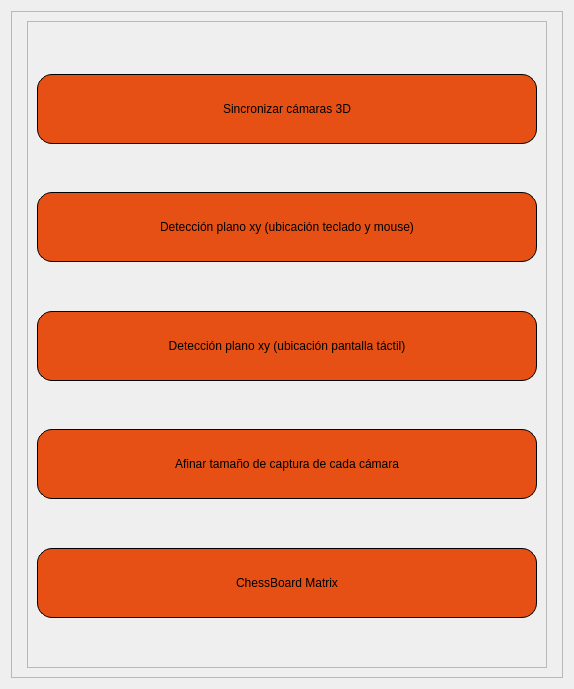
            <widget class="QWidget" name="page5">
             <layout class="QVBoxLayout" name="verticalLayout_8">
              <item>
               <widget class="QFrame" name="frame_7">
                <property name="frameShape">
                 <enum>QFrame::StyledPanel</enum>
                </property>
                <property name="frameShadow">
                 <enum>QFrame::Raised</enum>
                </property>
                <layout class="QHBoxLayout" name="horizontalLayout_6">
                 <item>
                  <widget class="QFrame" name="frame_10">
                   <property name="frameShape">
                    <enum>QFrame::StyledPanel</enum>
                   </property>
                   <property name="frameShadow">
                    <enum>QFrame::Raised</enum>
                   </property>
                  </widget>
                 </item>
                 <item>
                  <widget class="QFrame" name="frame_8">
                   <property name="frameShape">
                    <enum>QFrame::StyledPanel</enum>
                   </property>
                   <property name="frameShadow">
                    <enum>QFrame::Raised</enum>
                   </property>
                   <layout class="QVBoxLayout" name="verticalLayout">
                    <item>
                     <spacer name="verticalSpacer_2">
                      <property name="orientation">
                       <enum>Qt::Vertical</enum>
                      </property>
                      <property name="sizeHint" stdset="0">
                       <size>
                        <width>20</width>
                        <height>43</height>
                       </size>
                      </property>
                     </spacer>
                    </item>
                    <item>
                     <widget class="QPushButton" name="page5_bt1">
                      <property name="minimumSize">
                       <size>
                        <width>500</width>
                        <height>70</height>
                       </size>
                      </property>
                      <property name="maximumSize">
                       <size>
                        <width>500</width>
                        <height>70</height>
                       </size>
                      </property>
                      <property name="styleSheet">
                       <string notr="true">QPushButton{
border:1px solid black;
background-color: rgb(230, 80, 20);
font: 87 12pt &quot;Arial Black&quot;;
border-radius:0px;
border-top-left-radius: 15px;
border-top-right-radius: 15px;
border-bottom-left-radius: 15px;
border-bottom-right-radius: 15px;
}

QPushButton:hover{
border:5px solid black;
background-color:rgb(255, 170, 127);
font: 87 12pt &quot;Arial Black&quot;;
border-top-left-radius: 15px;
border-top-right-radius: 15px;
border-bottom-left-radius: 15px;
border-bottom-right-radius: 15px;
}
</string>
                      </property>
                      <property name="text">
                       <string>Sincronizar cámaras 3D</string>
                      </property>
                      <property name="icon">
                       <iconset>
                        <normaloff>C:/Users/David/.designer/backup/sincro_3d.png</normaloff>C:/Users/David/.designer/backup/sincro_3d.png</iconset>
                      </property>
                      <property name="iconSize">
                       <size>
                        <width>50</width>
                        <height>50</height>
                       </size>
                      </property>
                     </widget>
                    </item>
                    <item>
                     <spacer name="verticalSpacer_6">
                      <property name="orientation">
                       <enum>Qt::Vertical</enum>
                      </property>
                      <property name="sizeHint" stdset="0">
                       <size>
                        <width>20</width>
                        <height>42</height>
                       </size>
                      </property>
                     </spacer>
                    </item>
                    <item>
                     <widget class="QPushButton" name="page5_bt2">
                      <property name="minimumSize">
                       <size>
                        <width>500</width>
                        <height>70</height>
                       </size>
                      </property>
                      <property name="maximumSize">
                       <size>
                        <width>500</width>
                        <height>70</height>
                       </size>
                      </property>
                      <property name="styleSheet">
                       <string notr="true">QPushButton{
border:1px solid black;
background-color: rgb(230, 80, 20);
font: 87 12pt &quot;Arial Black&quot;;
border-radius:0px;
border-top-left-radius: 15px;
border-top-right-radius: 15px;
border-bottom-left-radius: 15px;
border-bottom-right-radius: 15px;
}

QPushButton:hover{
border:5px solid black;
background-color:rgb(255, 170, 127);
font: 87 12pt &quot;Arial Black&quot;;
border-top-left-radius: 15px;
border-top-right-radius: 15px;
border-bottom-left-radius: 15px;
border-bottom-right-radius: 15px;
}
</string>
                      </property>
                      <property name="text">
                       <string>Detección plano xy (ubicación teclado y mouse)</string>
                      </property>
                      <property name="icon">
                       <iconset>
                        <normaloff>C:/Users/David/.designer/backup/coordinate-system.png</normaloff>C:/Users/David/.designer/backup/coordinate-system.png</iconset>
                      </property>
                      <property name="iconSize">
                       <size>
                        <width>50</width>
                        <height>50</height>
                       </size>
                      </property>
                     </widget>
                    </item>
                    <item>
                     <spacer name="verticalSpacer_5">
                      <property name="orientation">
                       <enum>Qt::Vertical</enum>
                      </property>
                      <property name="sizeHint" stdset="0">
                       <size>
                        <width>20</width>
                        <height>43</height>
                       </size>
                      </property>
                     </spacer>
                    </item>
                    <item>
                     <widget class="QPushButton" name="page5_bt3">
                      <property name="minimumSize">
                       <size>
                        <width>500</width>
                        <height>70</height>
                       </size>
                      </property>
                      <property name="maximumSize">
                       <size>
                        <width>500</width>
                        <height>70</height>
                       </size>
                      </property>
                      <property name="styleSheet">
                       <string notr="true">QPushButton{
border:1px solid black;
background-color: rgb(230, 80, 20);
font: 87 12pt &quot;Arial Black&quot;;
border-radius:0px;
border-top-left-radius: 15px;
border-top-right-radius: 15px;
border-bottom-left-radius: 15px;
border-bottom-right-radius: 15px;
}

QPushButton:hover{
border:5px solid black;
background-color:rgb(255, 170, 127);
font: 87 12pt &quot;Arial Black&quot;;
border-top-left-radius: 15px;
border-top-right-radius: 15px;
border-bottom-left-radius: 15px;
border-bottom-right-radius: 15px;
}</string>
                      </property>
                      <property name="text">
                       <string>Detección plano xy (ubicación pantalla táctil)</string>
                      </property>
                      <property name="icon">
                       <iconset>
                        <normaloff>C:/Users/David/.designer/backup/touchpad.png</normaloff>C:/Users/David/.designer/backup/touchpad.png</iconset>
                      </property>
                      <property name="iconSize">
                       <size>
                        <width>50</width>
                        <height>50</height>
                       </size>
                      </property>
                     </widget>
                    </item>
                    <item>
                     <spacer name="verticalSpacer_4">
                      <property name="orientation">
                       <enum>Qt::Vertical</enum>
                      </property>
                      <property name="sizeHint" stdset="0">
                       <size>
                        <width>20</width>
                        <height>42</height>
                       </size>
                      </property>
                     </spacer>
                    </item>
                    <item>
                     <widget class="QPushButton" name="page5_bt4">
                      <property name="minimumSize">
                       <size>
                        <width>500</width>
                        <height>70</height>
                       </size>
                      </property>
                      <property name="maximumSize">
                       <size>
                        <width>500</width>
                        <height>70</height>
                       </size>
                      </property>
                      <property name="styleSheet">
                       <string notr="true">QPushButton{
border:1px solid black;
background-color: rgb(230, 80, 20);
font: 87 12pt &quot;Arial Black&quot;;
border-radius:0px;
border-top-left-radius: 15px;
border-top-right-radius: 15px;
border-bottom-left-radius: 15px;
border-bottom-right-radius: 15px;
}

QPushButton:hover{
border:5px solid black;
background-color:rgb(255, 170, 127);
font: 87 12pt &quot;Arial Black&quot;;
border-top-left-radius: 15px;
border-top-right-radius: 15px;
border-bottom-left-radius: 15px;
border-bottom-right-radius: 15px;
}</string>
                      </property>
                      <property name="text">
                       <string>Afinar tamaño de captura de cada cámara</string>
                      </property>
                      <property name="icon">
                       <iconset>
                        <normaloff>C:/Users/David/.designer/backup/square.png</normaloff>C:/Users/David/.designer/backup/square.png</iconset>
                      </property>
                      <property name="iconSize">
                       <size>
                        <width>50</width>
                        <height>50</height>
                       </size>
                      </property>
                     </widget>
                    </item>
                    <item>
                     <spacer name="verticalSpacer_3">
                      <property name="orientation">
                       <enum>Qt::Vertical</enum>
                      </property>
                      <property name="sizeHint" stdset="0">
                       <size>
                        <width>20</width>
                        <height>43</height>
                       </size>
                      </property>
                     </spacer>
                    </item>
                    <item>
                     <widget class="QPushButton" name="page5_bt5">
                      <property name="minimumSize">
                       <size>
                        <width>500</width>
                        <height>70</height>
                       </size>
                      </property>
                      <property name="maximumSize">
                       <size>
                        <width>500</width>
                        <height>70</height>
                       </size>
                      </property>
                      <property name="styleSheet">
                       <string notr="true">QPushButton{
border:1px solid black;
background-color: rgb(230, 80, 20);
font: 87 12pt &quot;Arial Black&quot;;
border-radius:0px;
border-top-left-radius: 15px;
border-top-right-radius: 15px;
border-bottom-left-radius: 15px;
border-bottom-right-radius: 15px;
}

QPushButton:hover{
border:5px solid black;
background-color:rgb(255, 170, 127);
font: 87 12pt &quot;Arial Black&quot;;
border-top-left-radius: 15px;
border-top-right-radius: 15px;
border-bottom-left-radius: 15px;
border-bottom-right-radius: 15px;
}</string>
                      </property>
                      <property name="text">
                       <string>ChessBoard Matrix</string>
                      </property>
                      <property name="icon">
                       <iconset>
                        <normaloff>C:/Users/David/.designer/backup/chess2.png</normaloff>C:/Users/David/.designer/backup/chess2.png</iconset>
                      </property>
                      <property name="iconSize">
                       <size>
                        <width>50</width>
                        <height>50</height>
                       </size>
                      </property>
                     </widget>
                    </item>
                    <item>
                     <spacer name="verticalSpacer_7">
                      <property name="orientation">
                       <enum>Qt::Vertical</enum>
                      </property>
                      <property name="sizeHint" stdset="0">
                       <size>
                        <width>20</width>
                        <height>40</height>
                       </size>
                      </property>
                     </spacer>
                    </item>
                   </layout>
                  </widget>
                 </item>
                 <item>
                  <widget class="QFrame" name="frame_9">
                   <property name="frameShape">
                    <enum>QFrame::StyledPanel</enum>
                   </property>
                   <property name="frameShadow">
                    <enum>QFrame::Raised</enum>
                   </property>
                  </widget>
                 </item>
                </layout>
               </widget>
              </item>
             </layout>
            </widget>
